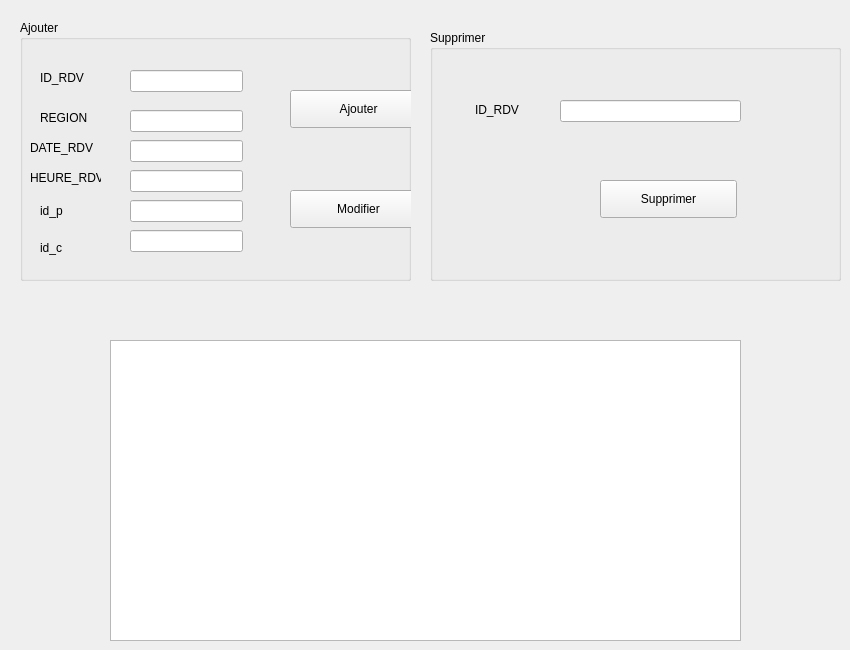
      <widget class="QWidget" name="tab_14">
       <attribute name="title">
        <string>CRUD</string>
       </attribute>
       <widget class="QGroupBox" name="groupBox_2">
        <property name="geometry">
         <rect>
          <x>20</x>
          <y>20</y>
          <width>391</width>
          <height>261</height>
         </rect>
        </property>
        <property name="title">
         <string>Ajouter</string>
        </property>
        <widget class="QPushButton" name="pb_ajoutera">
         <property name="geometry">
          <rect>
           <x>270</x>
           <y>70</y>
           <width>137</width>
           <height>38</height>
          </rect>
         </property>
         <property name="text">
          <string>Ajouter</string>
         </property>
        </widget>
        <widget class="QLabel" name="label_48">
         <property name="geometry">
          <rect>
           <x>20</x>
           <y>50</y>
           <width>61</width>
           <height>16</height>
          </rect>
         </property>
         <property name="text">
          <string>ID_RDV</string>
         </property>
        </widget>
        <widget class="QLabel" name="label_49">
         <property name="geometry">
          <rect>
           <x>20</x>
           <y>90</y>
           <width>56</width>
           <height>16</height>
          </rect>
         </property>
         <property name="text">
          <string>REGION</string>
         </property>
        </widget>
        <widget class="QLabel" name="label_50">
         <property name="geometry">
          <rect>
           <x>10</x>
           <y>120</y>
           <width>71</width>
           <height>16</height>
          </rect>
         </property>
         <property name="text">
          <string>DATE_RDV</string>
         </property>
        </widget>
        <widget class="QLabel" name="label_51">
         <property name="geometry">
          <rect>
           <x>10</x>
           <y>150</y>
           <width>71</width>
           <height>16</height>
          </rect>
         </property>
         <property name="text">
          <string>HEURE_RDV</string>
         </property>
        </widget>
        <widget class="QLineEdit" name="le_id">
         <property name="geometry">
          <rect>
           <x>110</x>
           <y>50</y>
           <width>113</width>
           <height>22</height>
          </rect>
         </property>
        </widget>
        <widget class="QLineEdit" name="le_region">
         <property name="geometry">
          <rect>
           <x>110</x>
           <y>90</y>
           <width>113</width>
           <height>22</height>
          </rect>
         </property>
        </widget>
        <widget class="QLineEdit" name="le_date">
         <property name="geometry">
          <rect>
           <x>110</x>
           <y>120</y>
           <width>113</width>
           <height>22</height>
          </rect>
         </property>
        </widget>
        <widget class="QLineEdit" name="le_heure">
         <property name="geometry">
          <rect>
           <x>110</x>
           <y>150</y>
           <width>113</width>
           <height>22</height>
          </rect>
         </property>
        </widget>
        <widget class="QPushButton" name="pb_modifiera">
         <property name="geometry">
          <rect>
           <x>270</x>
           <y>170</y>
           <width>137</width>
           <height>38</height>
          </rect>
         </property>
         <property name="text">
          <string>Modifier</string>
         </property>
        </widget>
        <widget class="QLabel" name="label_52">
         <property name="geometry">
          <rect>
           <x>20</x>
           <y>180</y>
           <width>41</width>
           <height>21</height>
          </rect>
         </property>
         <property name="text">
          <string>id_p</string>
         </property>
        </widget>
        <widget class="QLabel" name="label_53">
         <property name="geometry">
          <rect>
           <x>20</x>
           <y>220</y>
           <width>41</width>
           <height>16</height>
          </rect>
         </property>
         <property name="text">
          <string>id_c</string>
         </property>
        </widget>
        <widget class="QLineEdit" name="le_id_p">
         <property name="geometry">
          <rect>
           <x>110</x>
           <y>180</y>
           <width>113</width>
           <height>22</height>
          </rect>
         </property>
        </widget>
        <widget class="QLineEdit" name="le_id_c">
         <property name="geometry">
          <rect>
           <x>110</x>
           <y>210</y>
           <width>113</width>
           <height>22</height>
          </rect>
         </property>
        </widget>
       </widget>
       <widget class="QTableView" name="tab_rdv">
        <property name="geometry">
         <rect>
          <x>110</x>
          <y>340</y>
          <width>631</width>
          <height>301</height>
         </rect>
        </property>
       </widget>
       <widget class="QGroupBox" name="groupBox_3">
        <property name="geometry">
         <rect>
          <x>430</x>
          <y>30</y>
          <width>411</width>
          <height>251</height>
         </rect>
        </property>
        <property name="title">
         <string>Supprimer</string>
        </property>
        <widget class="QLineEdit" name="le_id_supp">
         <property name="geometry">
          <rect>
           <x>130</x>
           <y>70</y>
           <width>181</width>
           <height>22</height>
          </rect>
         </property>
        </widget>
        <widget class="QLabel" name="label_54">
         <property name="geometry">
          <rect>
           <x>45</x>
           <y>70</y>
           <width>51</width>
           <height>20</height>
          </rect>
         </property>
         <property name="text">
          <string>ID_RDV</string>
         </property>
        </widget>
        <widget class="QPushButton" name="pb_suppa">
         <property name="geometry">
          <rect>
           <x>170</x>
           <y>150</y>
           <width>137</width>
           <height>38</height>
          </rect>
         </property>
         <property name="text">
          <string>Supprimer</string>
         </property>
        </widget>
       </widget>
      </widget>
